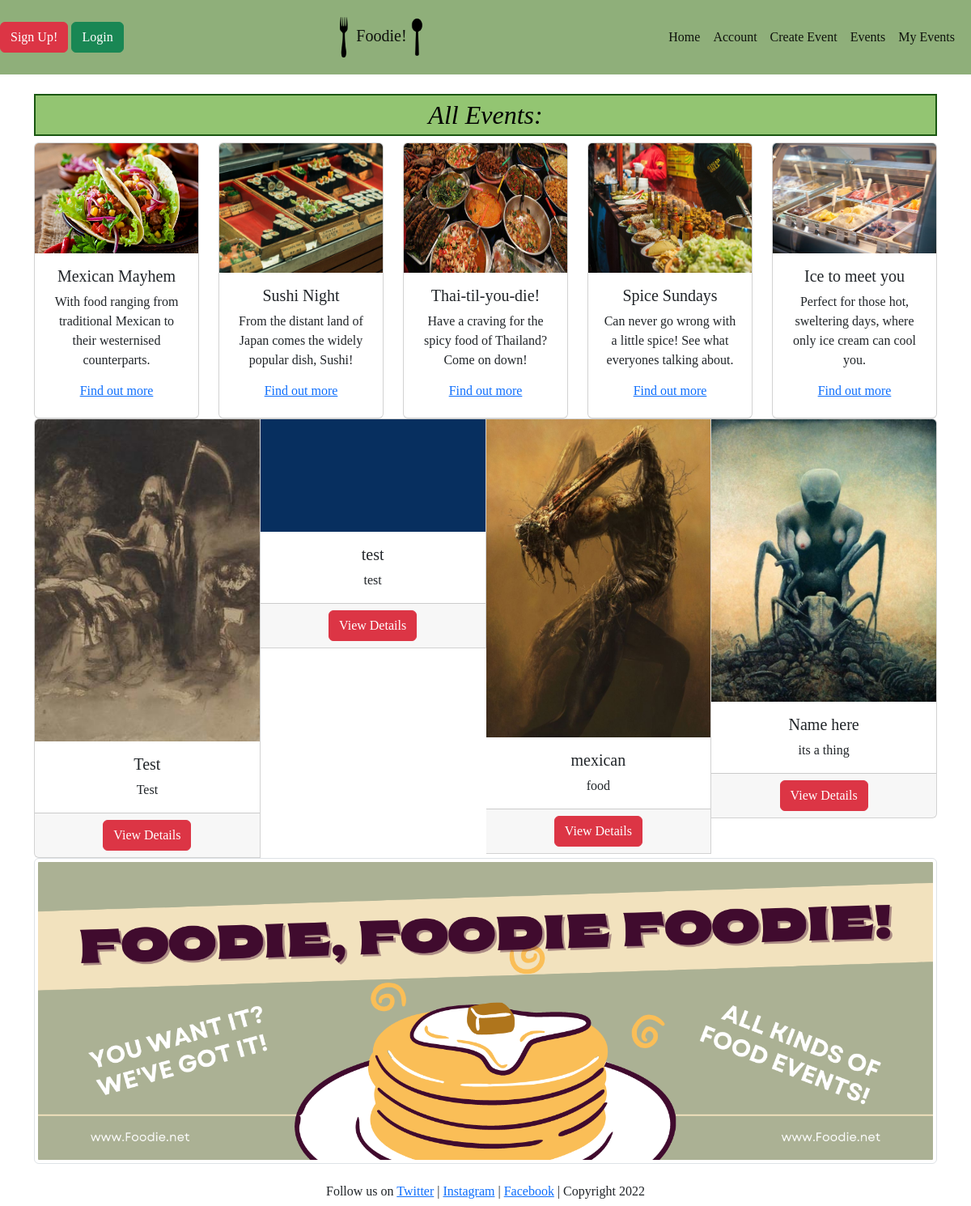
The page /all_events on the database as committed earlier.
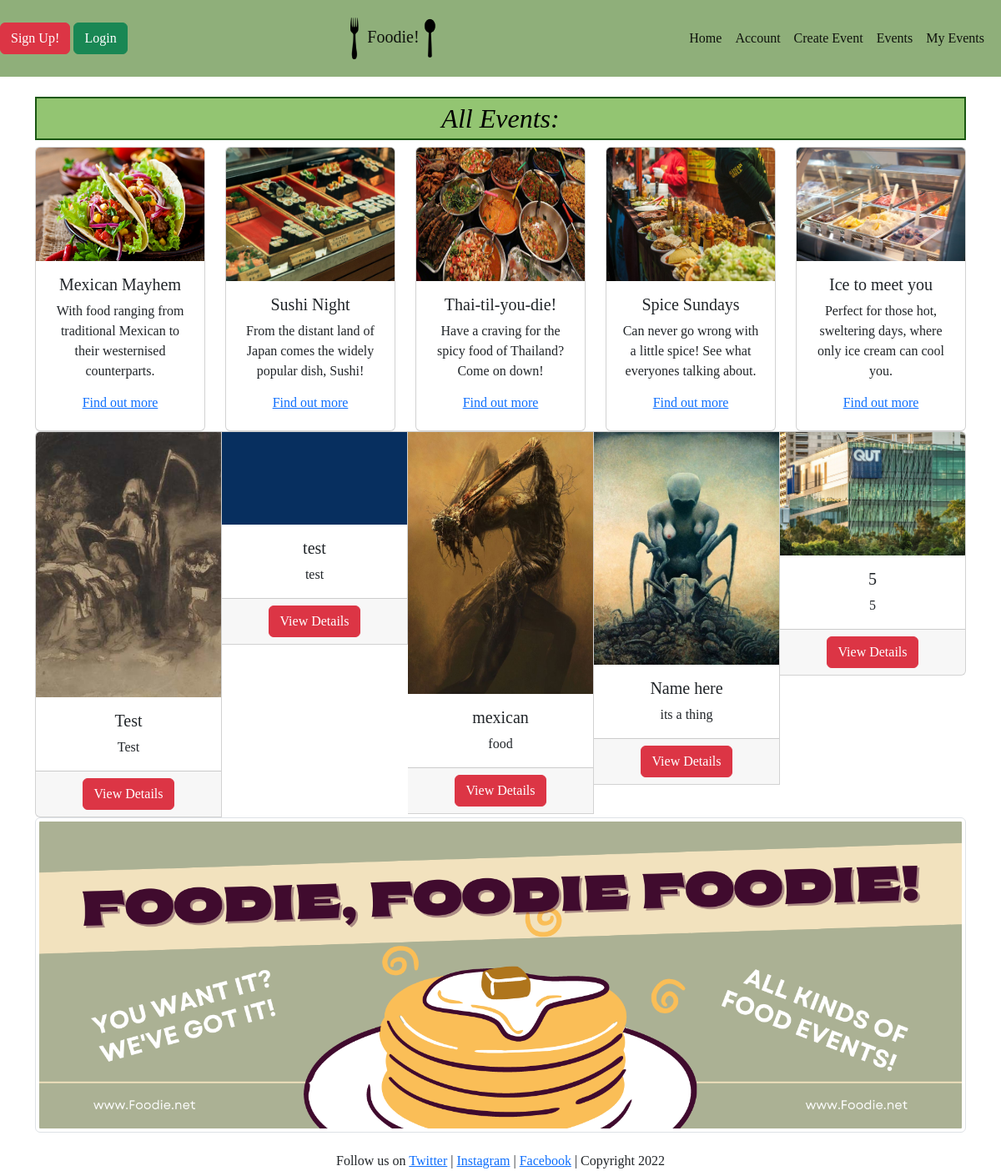
The same page on the database as committed later.
### models.py (models this page shows, shortened)
class Event(db.Model):
    __tablename__ = 'events'
    id = db.Column(db.Integer, primary_key=True)
    owner_id = db.Column(db.Integer, db.ForeignKey('users.id'))
    name = db.Column(db.String(100))
    status = db.Column(db.Integer)
    description = db.Column(db.String(1000))
    date_start = db.Column(db.String(20))
    date_end = db.Column(db.String(20))
    image = db.Column(db.String(400))
    time_start = db.Column(db.String(10))
    time_end = db.Column(db.String(10))
    address = db.Column(db.String(100))
    city = db.Column(db.String(50))
    state = db.Column(db.String(50))
    zip = db.Column(db.String(6))
    capacity = db.Column(db.Integer)
    ticket_price = db.Column(db.Integer)
    reviews = db.relationship('Review', backref='event')

### views.py (the view)
@mainbp.route('/all_events')
def all_events():
    event = Event.query.all()
    return render_template('all_events.html', data=event)

### templates/all_events.html (shortened to what this page needs)
{% extends 'index.html' %}
{% import "bootstrap/form.html" as wtf %}
    {% block content %}
    <body>
        <br>
            <div class="container">
        <h2><em>All Events:</em></h2>
        <div class="row row-cols-1 row-cols-md-5 g-4">
            <div class="col">
              <div class="card h-100">
                <img src="..\static\img\taco.jpg" class="card-img-top" alt="taco_thumbnail">
                <div class="card-body">
                  <h5 class="card-title">Mexican Mayhem</h5>
                  <p class="card-text">With food ranging from traditional Mexican to their westernised counterparts.</p>
                  <h6><a href="/event_details">Find out more</a></h6>
                </div>
              </div>
            </div>
            <div class="col">
              <div class="card h-100">
                <img src="..\static\img\sushi.jpg" class="card-img-top" alt="sushi_thumbnail">
                <div class="card-body">
                  <h5 class="card-title">Sushi Night</h5>
                  <p class="card-text">From the distant land of Japan comes the widely popular dish, Sushi!</p>
                  <h6><a href="/event_details">Find out more</a></h6>
                </div>
              </div>
            </div>
            <div class="col">
              <div class="card h-100">
                <img src="..\static\img\thai.jpg" class="card-img-top" alt="thai_thumbnail">
                <div class="card-body">
                  <h5 class="card-title">Thai-til-you-die!</h5>
                  <p class="card-text">Have a craving for the spicy food of Thailand? Come on down!</p>
                  <h6><a href="/event_details">Find out more</a></h6>
                </div>
              </div>
            </div>
            <div class="col">
              <div class="card h-100">
                <img src="..\static\img\mex4.jpg" class="card-img-top" alt="spice_thumbnail">
                <div class="card-body">
                  <h5 class="card-title">Spice Sundays</h5>
                  <p class="card-text">Can never go wrong with a little spice! See what everyones talking about.</p>
                  <h6><a href="/event_details">Find out more</a></h6>
                </div>
              </div>
            </div>
            <div class="col">
              <div class="card h-100">
                <img src="..\static\img\ice-cream.jpg" class="card-img-top" alt="ice_cream_thumbnail">
                <div class="card-body">
                  <h5 class="card-title">Ice to meet you</h5>
                  <p class="card-text">Perfect for those hot, sweltering days, where only ice cream can cool you.</p>
                  <h6><a href="/event_details">Find out more</a></h6>
                </div>
              </div>
            </div>
          </div>
        <div class="col">
          <div class="card-group">
            {% for event in data %}
            <div class="card h-100">
               <img class="card-img-top"
                  src={{event.image}} alt="event picture">
               <div class="card-body">
                  <h5 class="card-title">{{event.name}}</h5>
                  <p class="card-text">{{event.description}}</p>
               </div>
               <div class="card-footer"><a href = "{{url_for('event.show', id=event.id)}}" class ="btn btn-danger"> View Details </a></div>
            </div>
            {% endfor %}
         </div>
         </div>
      </div>
    </body>
    {% endblock %}

### templates/index.html (shortened to what this page needs)
    {% extends "base.html" %}

### templates/base.html (shortened to what this page needs)
<!doctype html>
<html lang="en">
    <head>
        <link href="https://cdn.jsdelivr.net/npm/bootstrap@5.2.1/dist/css/bootstrap.min.css" rel="stylesheet"
>
        <link href="CSS\styles.css" rel="stylesheet" type="text/css">
    </head>
    <body>
        <header>
          <nav class="navbar navbar-light" style="background-color:#8faf7a;">
            {% if current_user.is_authenticated %}
              <form class="form-inline">
                {{current_user.name}}
                <a class="btn btn-success" href="{{ url_for('auth.logout') }}"type="button" style="font-family:Cambria, Cochin, Georgia, Times, 'Times New Roman', serif;">Logout</a>
              </form>
            {% else %}
            <form class="form-inline">
              <a class="btn btn-danger" href="{{ url_for('auth.register') }}" type="button" style="font-family:Cambria, Cochin, Georgia, Times, 'Times New Roman', serif;">Sign Up!</a>
              <a class="btn btn-success" href="{{ url_for('auth.login') }}" type="button" style="font-family:Cambria, Cochin, Georgia, Times, 'Times New Roman', serif;">Login</a>
            </form>
            {% endif %}
              <nav class="navbar navbar-light">
                <div class="container-fluid">
                  <a class="navbar-brand" style="font-family:Cambria, Cochin, Georgia, Times, 'Times New Roman', serif;">
                    <img src="\static\img\fork-logo.png" class="fork" width="30" height="80">
                      Foodie!
                    <img src="\static\img\spoon-logo.png" class="spoon" width="30" height="80">
                  </a>
                </div>
              </nav>
              <nav class="navbar navbar-expand-lg" style="background-color:#8faf7a">
                <div class="container-fluid">
                  <div class="collapse navbar-collapse" style="font-family:Cambria, Cochin, Georgia, Times, 'Times New Roman', serif;" id="navbarNav">
                    <ul class="navbar-nav">
                      <li class="nav-item">
                        <a class="nav-link active" href="{{url_for('main.index')}}">Home</a>
                      </li>
                      <li class="nav-item">
                        <a class="nav-link active" href="{{url_for('main.booking_history')}}">Account</a>
                      </li>
                      <li class="nav-item">
                        <a class="nav-link active" href="{{url_for('event.create_update')}}">Create Event</a>
                      </li>
                      <li class="nav-item">
                        <a class="nav-link active" a href="{{url_for('main.all_events')}}">Events</a>
                      </li>
                      <li class="nav-item">
                        <a class="nav-link active" a href="{{url_for('main.my_events')}}">My Events</a>
                      </li>
                    </ul>
                  </div>
                </div>
              </nav>
          </nav>
        </header>
        {% block content %}
        {% endblock %}
<div class="container">
<img src="\static\img\foodie.png" class="img-thumbnail">
</div>
<footer>
<br>
<h6>Follow us on <a href="#">Twitter</a> | <a href="#">Instagram</a> | <a href="#">Facebook</a> | Copyright 2022</h6>
</footer>
</body>
</html>

### static/css/styles.css (style rules this page uses)
h2 { text-align: center;font-family:Cambria, Cochin, Georgia, Times, 'Times New Roman', serif; }
h5 { text-align: center;font-family:Cambria, Cochin, Georgia, Times, 'Times New Roman', serif; }
.card-text { text-align: center;font-family:Cambria, Cochin, Georgia, Times, 'Times New Roman', serif; }
.card-img-top { height: 60%; width: 100%; }
.card-group { text-align: center;font-family:Cambria, Cochin, Georgia, Times, 'Times New Roman', serif; }
.fork { height: 50px; width: 15px }
.spoon { height: 50px; width: 15px; }
h6 { text-align: center;font-family:Cambria, Cochin, Georgia, Times, 'Times New Roman', serif; }

### templates/base.html (style rules this page uses)
h2 { text-align: center; border-width:2px; border-style:solid; border-color:rgb(26, 87, 18); padding:5px; background: #93C572; color: black; font-family:Cambria, Cochin, Georgia, Times, 'Times New Roman', serif; }
h5 { text-align: center;font-family:Cambria, Cochin, Georgia, Times, 'Times New Roman', serif; }
.card-text { text-align: center;font-family:Cambria, Cochin, Georgia, Times, 'Times New Roman', serif; }
.card-img-top { height: 60%; width: 100%; }
.card-group { text-align: center;font-family:Cambria, Cochin, Georgia, Times, 'Times New Roman', serif; }
.fork { height: 50px; width: 15px }
.spoon { height: 50px; width: 15px; }
h6 { text-align: center;font-family:Cambria, Cochin, Georgia, Times, 'Times New Roman', serif; }
p { font-family:Cambria, Cochin, Georgia, Times, 'Times New Roman', serif; }
.col { font-family: Cambria, Cochin, Georgia, Times, 'Times New Roman', serif; }

Rows that differ between the two databases and show on the page:
added Event: image (picture), name "5", description "5"
